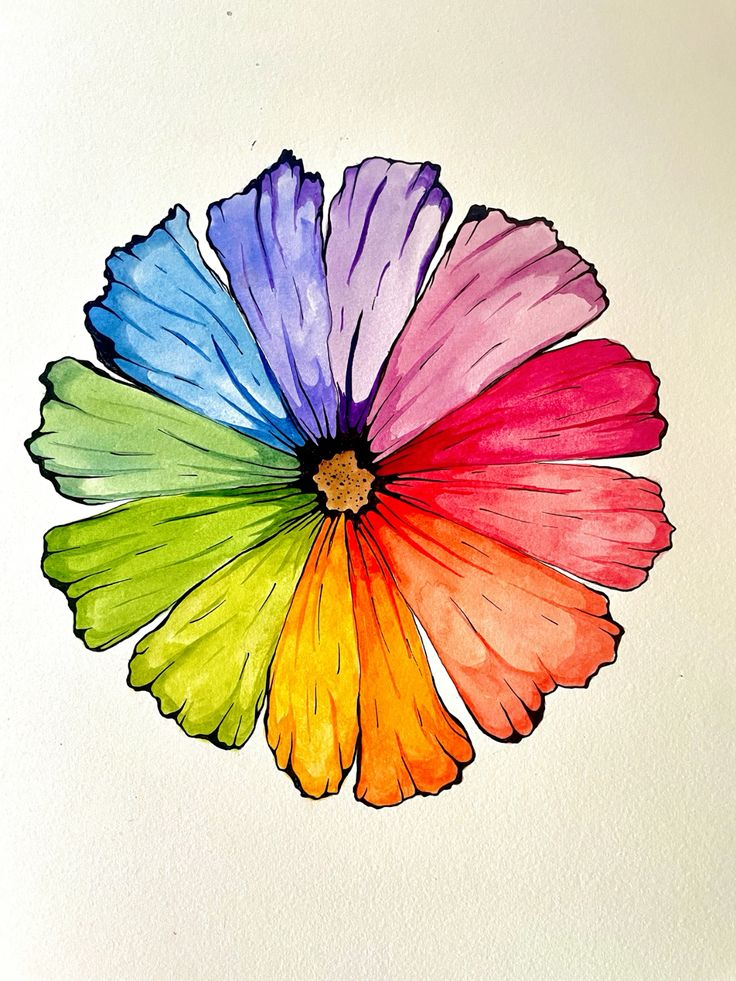
#> input picture computer vision practice/individual/p6/pic.jpg, 736 x 981 px
$ jupyter execute p6.ipynb
#> lines starting #> are read from the running program, lines starting #| are printed output that depends on the picture
### Swap the B and R channels, remove each channel in turn, and amplify G by 1.5.

[cell 1]
import cv2
import numpy as np
import matplotlib.pyplot as plt
import textwrap

[cell 2]
img=cv2.imread('pic.jpg')
#> img is the input picture: shape (981, 736, 3); mean B, G, R 170.2, 194.3, 217.5
cv2.imshow('orginal image',img)
cv2.waitKey(0)
cv2.destroyAllWindows()

[cell 3]
b,g,r=cv2.split(img)
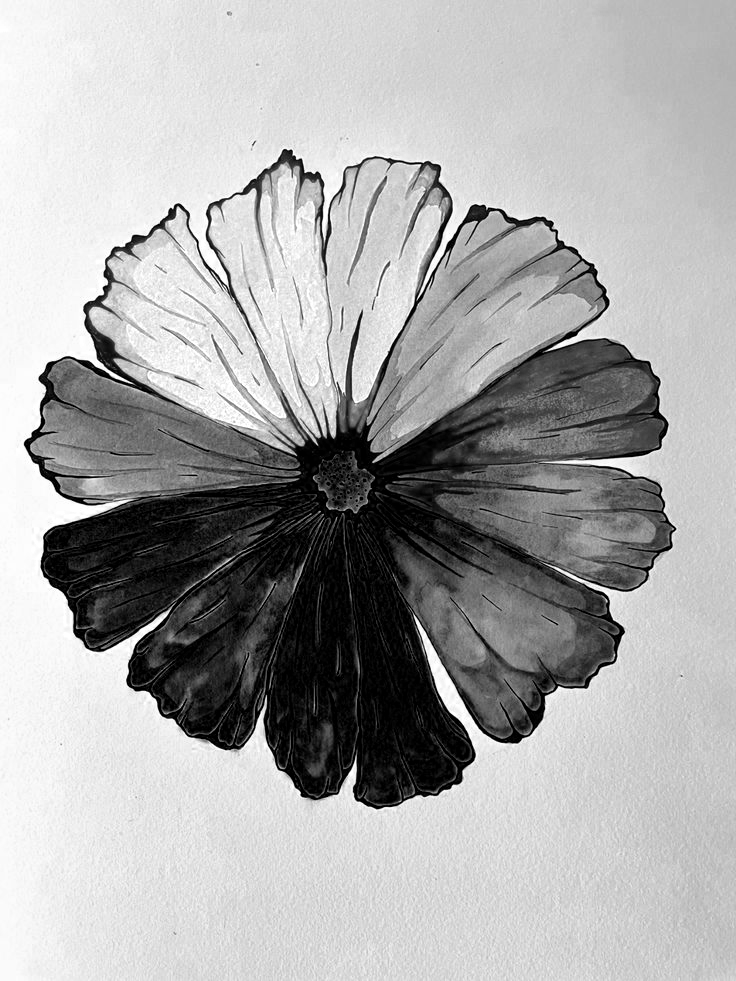
#> b: shape (981, 736); min 0, max 255, mean 170.2

zeros=np.zeros_like(b)

[cell 4]
swapped=cv2.merge([r,g,b])
no_red=cv2.merge([b,g,zeros])
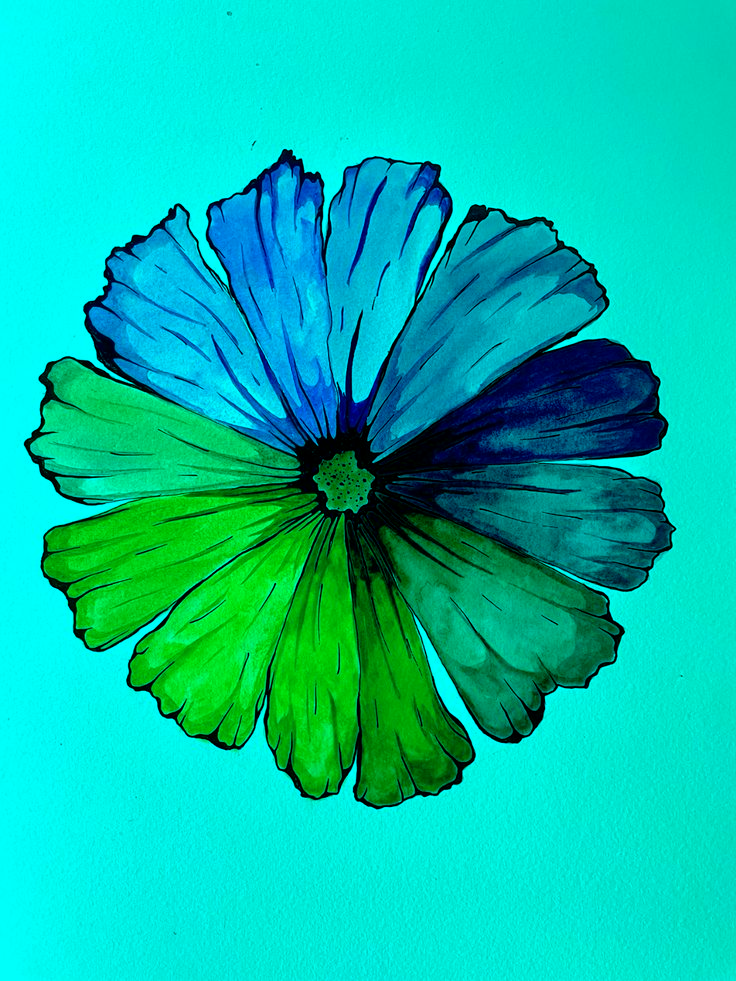
#> no_red: shape (981, 736, 3); mean of channels 0, 1, 2 170.2, 194.3, 0; drawn as B, G, R
no_blue=cv2.merge([zeros,g,r])
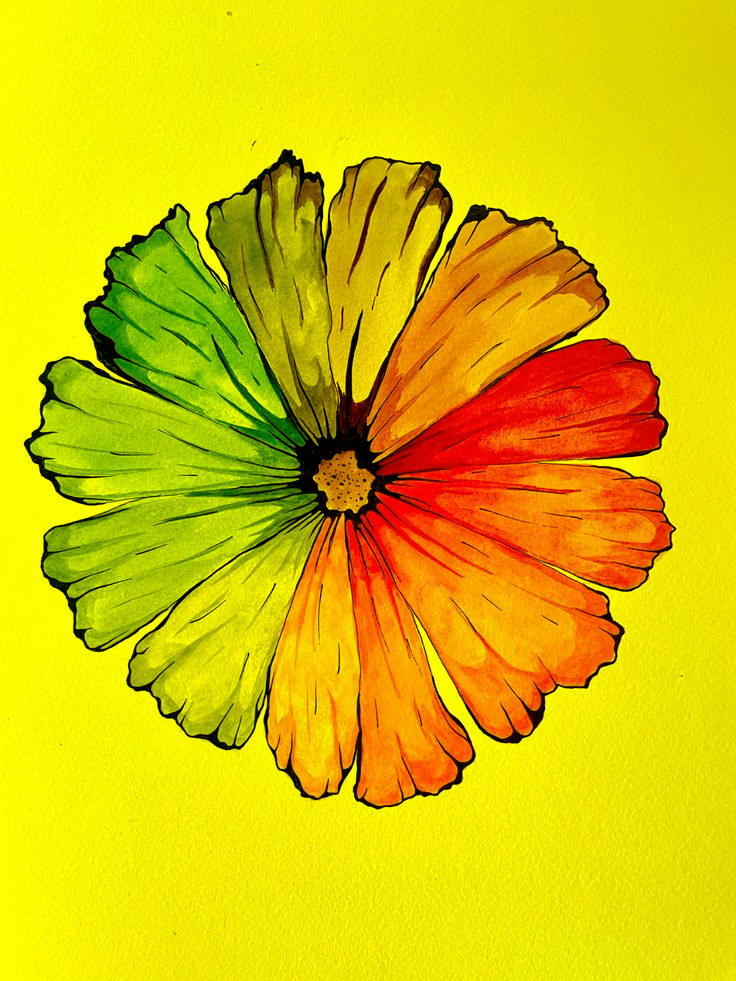
#> no_blue: shape (981, 736, 3); mean of channels 0, 1, 2 0, 194.3, 217.5; drawn as B, G, R
no_green=cv2.merge([b,zeros,r])
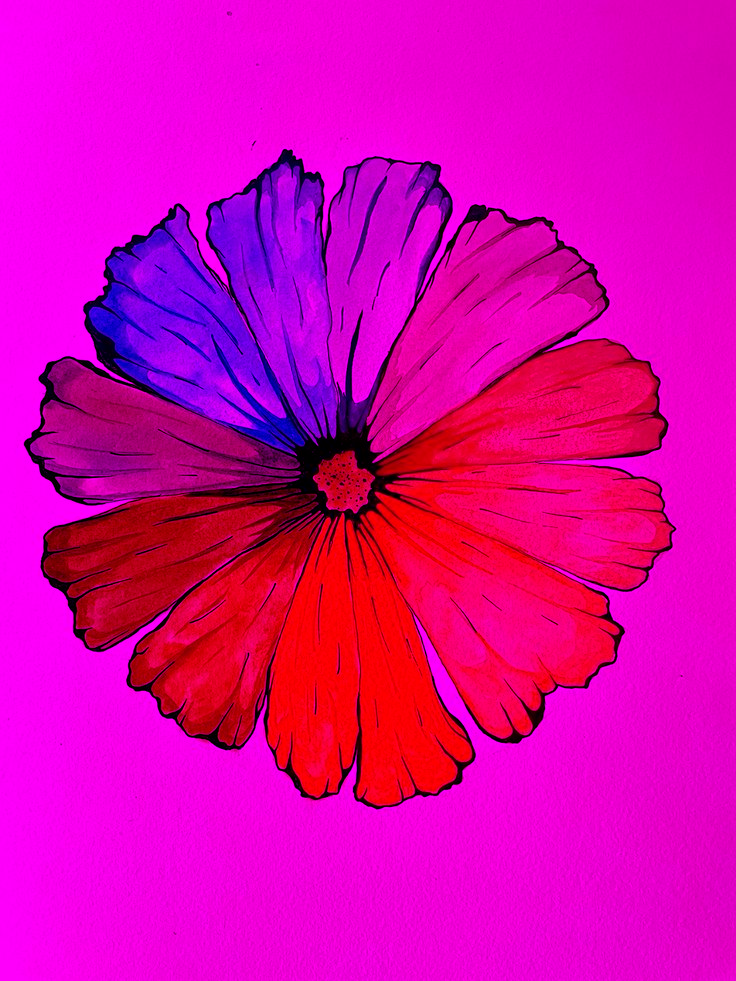
#> no_green: shape (981, 736, 3); mean of channels 0, 1, 2 170.2, 0, 217.5; drawn as B, G, R

big_g=g.astype(np.float32)*1.5
big_g=np.clip(big_g,0,255).astype(np.uint8)
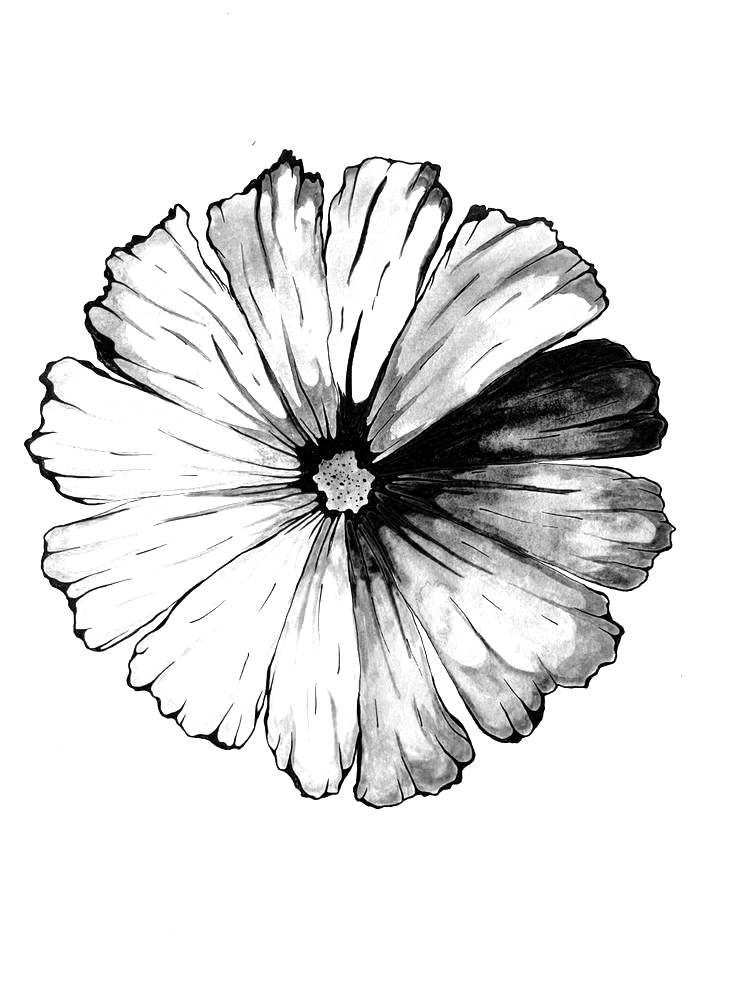
#> big_g: shape (981, 736); min 0, max 255, mean 225.4
more_green=cv2.merge([b,big_g,r])
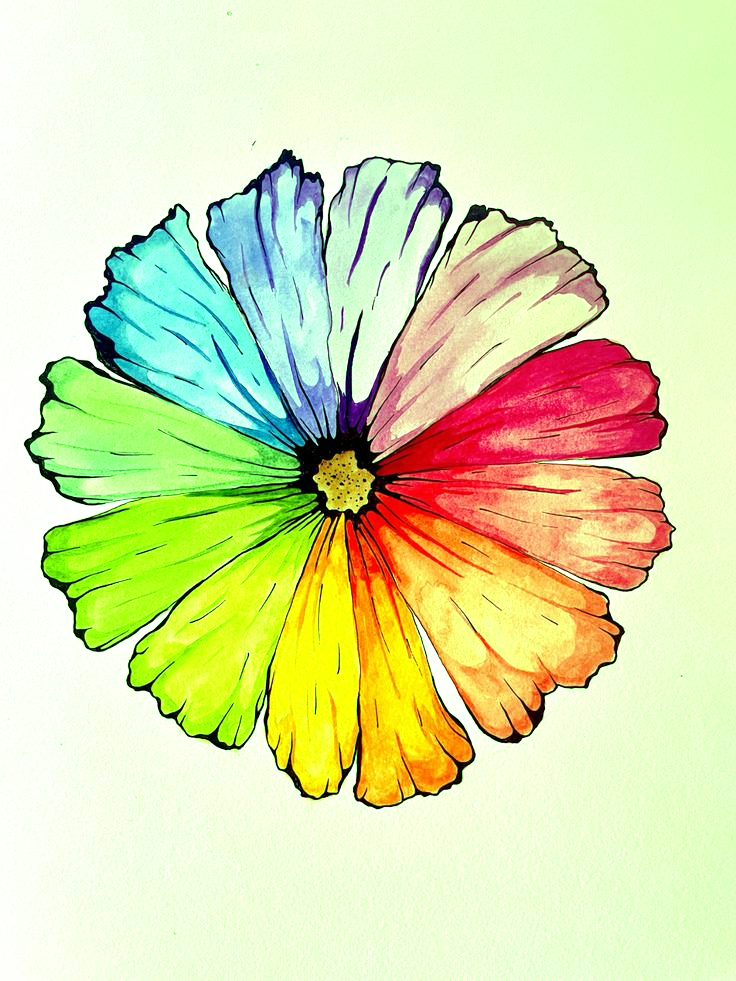
#> more_green: shape (981, 736, 3); mean B, G, R 170.2, 225.4, 217.5

[cell 5]
swapped_rgb=cv2.cvtColor(swapped,cv2.COLOR_BGR2RGB)
no_red_rgb=cv2.cvtColor(no_red,cv2.COLOR_BGR2RGB)
no_blue_rgb=cv2.cvtColor(no_blue,cv2.COLOR_BGR2RGB)
no_green_rgb=cv2.cvtColor(no_green,cv2.COLOR_BGR2RGB)
more_green_rgb=cv2.cvtColor(more_green,cv2.COLOR_BGR2RGB)
original=cv2.cvtColor(img,cv2.COLOR_BGR2RGB)

[cell 6]
fig,axes=plt.subplots(2,3,figsize=(12,8))

axes[0,0].imshow(original)
axes[0,0].set_title('original image')

axes[0,1].imshow(swapped_rgb)
axes[0,1].set_title('R Swapped with B image')


axes[0,2].imshow(more_green_rgb)
axes[0,2].set_title('50 precante more green image')


axes[1,0].imshow(no_red_rgb)
axes[1,0].set_title('NO Red image')


axes[1,1].imshow(no_blue_rgb)
axes[1,1].set_title('NO Blue image')

axes[1,2].imshow(no_green_rgb)
axes[1,2].set_title('no green image')

for ax in axes.flatten():
    ax.set_xticks([])
    ax.set_yticks([])

plt.tight_layout()

plt.savefig('p6_channel_mixer.jpg')
#> figure, not shown here; B, G, R data is drawn as R, G, B
plt.show()

$ run again, with computer vision practice/individual/p6/p6_channel_mixer.jpg copied over computer vision practice/individual/p6/pic.jpg
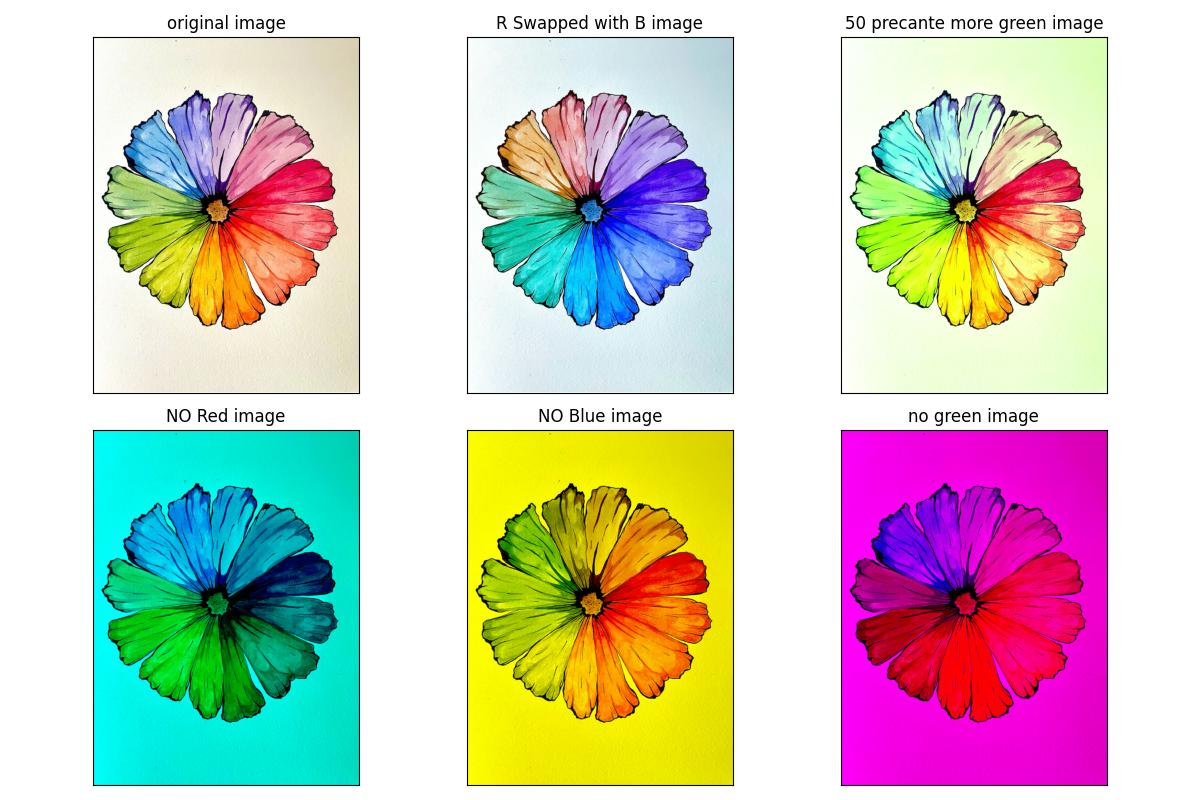
#> input picture computer vision practice/individual/p6/p6_channel_mixer.jpg, 1200 x 800 px
#> img is the input picture: shape (800, 1200, 3); mean B, G, R 190.1, 199.9, 203.8
#> `big_g=np.clip(big_g,0,255).astype(np.uint8)`:
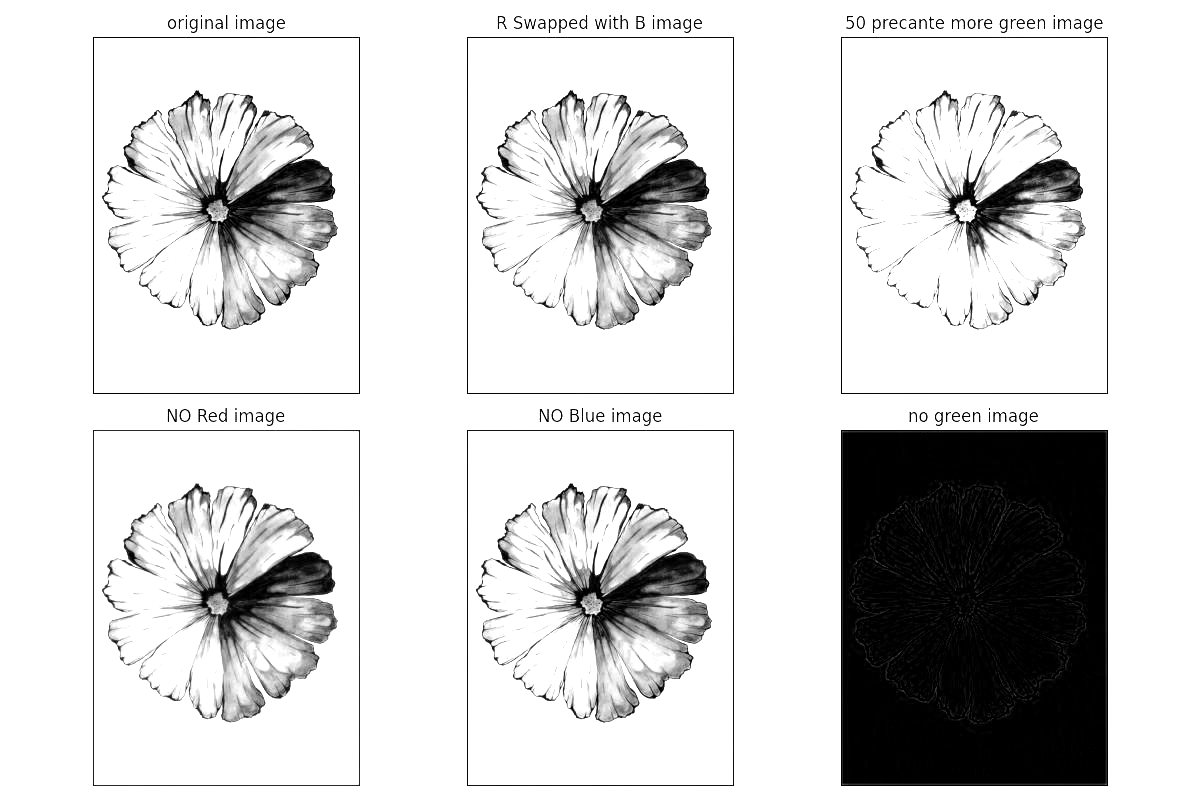
#> big_g: shape (800, 1200); min 0, max 255, mean 214.8
#> `more_green=cv2.merge([b,big_g,r])`:
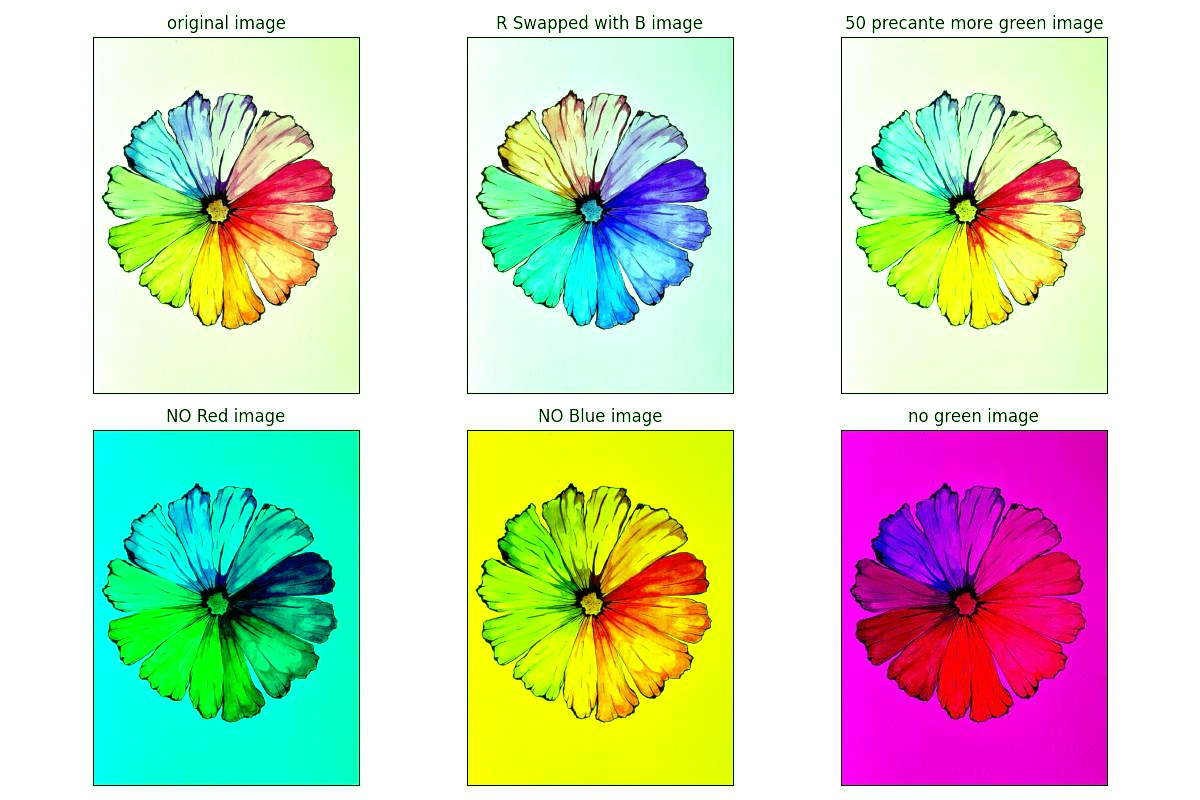
#> more_green: shape (800, 1200, 3); mean B, G, R 190.1, 214.8, 203.8
